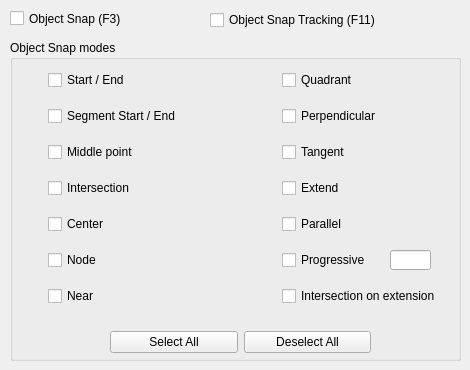
   <widget class="QWidget" name="tab_1">
    <attribute name="title">
     <string>Object Snap</string>
    </attribute>
    <widget class="QGroupBox" name="groupBox">
     <property name="geometry">
      <rect>
       <x>10</x>
       <y>40</y>
       <width>451</width>
       <height>321</height>
      </rect>
     </property>
     <property name="title">
      <string>Object Snap modes</string>
     </property>
     <widget class="QWidget" name="layoutWidget">
      <property name="geometry">
       <rect>
        <x>100</x>
        <y>290</y>
        <width>261</width>
        <height>25</height>
       </rect>
      </property>
      <layout class="QHBoxLayout" name="horizontalLayout_2">
       <item>
        <widget class="QPushButton" name="pushButton_SelectALL">
         <property name="text">
          <string>Select All</string>
         </property>
        </widget>
       </item>
       <item>
        <widget class="QPushButton" name="pushButton_DeSelectALL">
         <property name="text">
          <string>Deselect All</string>
         </property>
        </widget>
       </item>
      </layout>
     </widget>
     <widget class="QWidget" name="layoutWidget">
      <property name="geometry">
       <rect>
        <x>240</x>
        <y>20</y>
        <width>191</width>
        <height>261</height>
       </rect>
      </property>
      <layout class="QGridLayout" name="gridLayout">
       <item row="3" column="0">
        <widget class="QLabel" name="label_5">
         <property name="text">
          <string/>
         </property>
         <property name="pixmap">
          <pixmap resource="qad_dsettings.qrc">:/plugins/qad/icons/dsettings/OSNAP_EXTP.png</pixmap>
         </property>
        </widget>
       </item>
       <item row="4" column="0">
        <widget class="QLabel" name="label_13">
         <property name="text">
          <string/>
         </property>
         <property name="pixmap">
          <pixmap resource="qad_dsettings.qrc">:/plugins/qad/icons/dsettings/OSNAP_PARP.png</pixmap>
         </property>
        </widget>
       </item>
       <item row="5" column="0">
        <widget class="QLabel" name="label_14">
         <property name="text">
          <string/>
         </property>
         <property name="pixmap">
          <pixmap resource="qad_dsettings.qrc">:/plugins/qad/icons/dsettings/OSNAP_PROGP.png</pixmap>
         </property>
        </widget>
       </item>
       <item row="6" column="0">
        <widget class="QLabel" name="label_2">
         <property name="text">
          <string/>
         </property>
         <property name="pixmap">
          <pixmap resource="qad_dsettings.qrc">:/plugins/qad/icons/dsettings/OSNAP_EXTINT.png</pixmap>
         </property>
        </widget>
       </item>
       <item row="1" column="0">
        <widget class="QLabel" name="label_9">
         <property name="text">
          <string/>
         </property>
         <property name="pixmap">
          <pixmap resource="qad_dsettings.qrc">:/plugins/qad/icons/dsettings/OSNAP_PERP.png</pixmap>
         </property>
        </widget>
       </item>
       <item row="1" column="1">
        <widget class="QCheckBox" name="checkBox_PERP">
         <property name="toolTip">
          <string>&lt;!DOCTYPE HTML PUBLIC &quot;-//W3C//DTD HTML 4.0//EN&quot; &quot;http://www.w3.org/TR/REC-html40/strict.dtd&quot;&gt;
&lt;html&gt;&lt;head&gt;&lt;meta name=&quot;qrichtext&quot; content=&quot;1&quot; /&gt;&lt;style type=&quot;text/css&quot;&gt;
p, li { white-space: pre-wrap; }
&lt;/style&gt;&lt;/head&gt;&lt;body style=&quot; font-family:'MS Shell Dlg 2'; font-size:8.25pt; font-weight:400; font-style:normal;&quot;&gt;
&lt;p style=&quot; margin-top:12px; margin-bottom:12px; margin-left:0px; margin-right:0px; -qt-block-indent:0; text-indent:0px;&quot;&gt;Perpendicular OSnap: orthogonal projection of a given point on a segment.&lt;/p&gt;
&lt;p style=&quot; margin-top:12px; margin-bottom:12px; margin-left:0px; margin-right:0px; -qt-block-indent:0; text-indent:0px;&quot;&gt;&lt;img src=&quot;:/plugins/qad/icons/dsettings/OSNAP_ToolTIP_PERP.png&quot; /&gt;&lt;/p&gt;&lt;/body&gt;&lt;/html&gt;</string>
         </property>
         <property name="text">
          <string>Perpendicular</string>
         </property>
         <property name="tristate">
          <bool>false</bool>
         </property>
        </widget>
       </item>
       <item row="2" column="0">
        <widget class="QLabel" name="label_10">
         <property name="text">
          <string/>
         </property>
         <property name="pixmap">
          <pixmap resource="qad_dsettings.qrc">:/plugins/qad/icons/dsettings/OSNAP_TANP.png</pixmap>
         </property>
        </widget>
       </item>
       <item row="2" column="1">
        <widget class="QCheckBox" name="checkBox_TANP">
         <property name="toolTip">
          <string>&lt;!DOCTYPE HTML PUBLIC &quot;-//W3C//DTD HTML 4.0//EN&quot; &quot;http://www.w3.org/TR/REC-html40/strict.dtd&quot;&gt;
&lt;html&gt;&lt;head&gt;&lt;meta name=&quot;qrichtext&quot; content=&quot;1&quot; /&gt;&lt;style type=&quot;text/css&quot;&gt;
p, li { white-space: pre-wrap; }
&lt;/style&gt;&lt;/head&gt;&lt;body style=&quot; font-family:'MS Shell Dlg 2'; font-size:8.25pt; font-weight:400; font-style:normal;&quot;&gt;
&lt;p style=&quot; margin-top:12px; margin-bottom:12px; margin-left:0px; margin-right:0px; -qt-block-indent:0; text-indent:0px;&quot;&gt;tangent point on a curve of a line passing through a given point.&lt;/p&gt;
&lt;p style=&quot; margin-top:12px; margin-bottom:12px; margin-left:0px; margin-right:0px; -qt-block-indent:0; text-indent:0px;&quot;&gt;&lt;img src=&quot;:/plugins/qad/icons/dsettings/OSNAP_ToolTIP_TANP.png&quot; /&gt;&lt;/p&gt;&lt;/body&gt;&lt;/html&gt;</string>
         </property>
         <property name="text">
          <string>Tangent</string>
         </property>
         <property name="tristate">
          <bool>false</bool>
         </property>
        </widget>
       </item>
       <item row="3" column="1">
        <widget class="QCheckBox" name="checkBox_EXTP">
         <property name="toolTip">
          <string>&lt;!DOCTYPE HTML PUBLIC &quot;-//W3C//DTD HTML 4.0//EN&quot; &quot;http://www.w3.org/TR/REC-html40/strict.dtd&quot;&gt;
&lt;html&gt;&lt;head&gt;&lt;meta name=&quot;qrichtext&quot; content=&quot;1&quot; /&gt;&lt;style type=&quot;text/css&quot;&gt;
p, li { white-space: pre-wrap; }
&lt;/style&gt;&lt;/head&gt;&lt;body style=&quot; font-family:'MS Shell Dlg 2'; font-size:8.25pt; font-weight:400; font-style:normal;&quot;&gt;
&lt;p style=&quot; margin-top:12px; margin-bottom:12px; margin-left:0px; margin-right:0px; -qt-block-indent:0; text-indent:0px;&quot;&gt;Extension OSnap: point on the segment extension until the cursor position.&lt;/p&gt;
&lt;p style=&quot; margin-top:12px; margin-bottom:12px; margin-left:0px; margin-right:0px; -qt-block-indent:0; text-indent:0px;&quot;&gt;&lt;img src=&quot;:/plugins/qad/icons/dsettings/OSNAP_ToolTIP_EXTP.png&quot; /&gt;&lt;/p&gt;&lt;/body&gt;&lt;/html&gt;</string>
         </property>
         <property name="text">
          <string>Extend</string>
         </property>
         <property name="tristate">
          <bool>false</bool>
         </property>
        </widget>
       </item>
       <item row="4" column="1">
        <widget class="QCheckBox" name="checkBox_PARALP">
         <property name="toolTip">
          <string>&lt;!DOCTYPE HTML PUBLIC &quot;-//W3C//DTD HTML 4.0//EN&quot; &quot;http://www.w3.org/TR/REC-html40/strict.dtd&quot;&gt;
&lt;html&gt;&lt;head&gt;&lt;meta name=&quot;qrichtext&quot; content=&quot;1&quot; /&gt;&lt;style type=&quot;text/css&quot;&gt;
p, li { white-space: pre-wrap; }
&lt;/style&gt;&lt;/head&gt;&lt;body style=&quot; font-family:'MS Shell Dlg 2'; font-size:8.25pt; font-weight:400; font-style:normal;&quot;&gt;
&lt;p style=&quot; margin-top:12px; margin-bottom:12px; margin-left:0px; margin-right:0px; -qt-block-indent:0; text-indent:0px;&quot;&gt;&lt;span style=&quot; font-size:8pt;&quot;&gt;Parallel OSnap: point on a line, passing through a given point, parallel to a segment.&lt;/span&gt;&lt;/p&gt;
&lt;p style=&quot; margin-top:12px; margin-bottom:12px; margin-left:0px; margin-right:0px; -qt-block-indent:0; text-indent:0px;&quot;&gt;&lt;img src=&quot;:/plugins/qad/icons/dsettings/OSNAP_ToolTIP_PARLP.png&quot; /&gt;&lt;/p&gt;&lt;/body&gt;&lt;/html&gt;</string>
         </property>
         <property name="text">
          <string>Parallel</string>
         </property>
         <property name="tristate">
          <bool>false</bool>
         </property>
        </widget>
       </item>
       <item row="5" column="1">
        <widget class="QCheckBox" name="checkBox_PROGRESP">
         <property name="toolTip">
          <string>&lt;!DOCTYPE HTML PUBLIC &quot;-//W3C//DTD HTML 4.0//EN&quot; &quot;http://www.w3.org/TR/REC-html40/strict.dtd&quot;&gt;
&lt;html&gt;&lt;head&gt;&lt;meta name=&quot;qrichtext&quot; content=&quot;1&quot; /&gt;&lt;style type=&quot;text/css&quot;&gt;
p, li { white-space: pre-wrap; }
&lt;/style&gt;&lt;/head&gt;&lt;body style=&quot; font-family:'MS Shell Dlg 2'; font-size:8.25pt; font-weight:400; font-style:normal;&quot;&gt;
&lt;p style=&quot; margin-top:12px; margin-bottom:12px; margin-left:0px; margin-right:0px; -qt-block-indent:0; text-indent:0px;&quot;&gt;&lt;span style=&quot; font-size:8pt;&quot;&gt;Progressive OSnap: point at a given distance along a geometry line: from a vertex we can set a point at a distance measured along the geometry line.&lt;/span&gt;&lt;/p&gt;
&lt;p style=&quot; margin-top:12px; margin-bottom:12px; margin-left:0px; margin-right:0px; -qt-block-indent:0; text-indent:0px;&quot;&gt;&lt;img src=&quot;:/plugins/qad/icons/dsettings/OSNAP_ToolTIP_PROGRESP.png&quot; /&gt;&lt;/p&gt;&lt;/body&gt;&lt;/html&gt;</string>
         </property>
         <property name="text">
          <string>Progressive</string>
         </property>
         <property name="tristate">
          <bool>false</bool>
         </property>
        </widget>
       </item>
       <item row="6" column="1">
        <widget class="QCheckBox" name="checkBox_EXT_INT">
         <property name="toolTip">
          <string>&lt;!DOCTYPE HTML PUBLIC &quot;-//W3C//DTD HTML 4.0//EN&quot; &quot;http://www.w3.org/TR/REC-html40/strict.dtd&quot;&gt;
&lt;html&gt;&lt;head&gt;&lt;meta name=&quot;qrichtext&quot; content=&quot;1&quot; /&gt;&lt;style type=&quot;text/css&quot;&gt;
p, li { white-space: pre-wrap; }
&lt;/style&gt;&lt;/head&gt;&lt;body style=&quot; font-family:'MS Shell Dlg 2'; font-size:8.25pt; font-weight:400; font-style:normal;&quot;&gt;
&lt;p style=&quot; margin-top:12px; margin-bottom:12px; margin-left:0px; margin-right:0px; -qt-block-indent:0; text-indent:0px;&quot;&gt;&lt;span style=&quot; font-size:8pt;&quot;&gt;Intersection on extension OSnap: intersection point of the extensions of two segments.&lt;/span&gt;&lt;/p&gt;
&lt;p style=&quot; margin-top:12px; margin-bottom:12px; margin-left:0px; margin-right:0px; -qt-block-indent:0; text-indent:0px;&quot;&gt;&lt;img src=&quot;:/plugins/qad/icons/dsettings/OSNAP_ToolTIP_EXTINT.png&quot; /&gt;&lt;/p&gt;&lt;/body&gt;&lt;/html&gt;</string>
         </property>
         <property name="text">
          <string>Intersection on extension</string>
         </property>
        </widget>
       </item>
       <item row="0" column="1">
        <widget class="QCheckBox" name="checkBox_QUADP">
         <property name="toolTip">
          <string>&lt;!DOCTYPE HTML PUBLIC &quot;-//W3C//DTD HTML 4.0//EN&quot; &quot;http://www.w3.org/TR/REC-html40/strict.dtd&quot;&gt;
&lt;html&gt;&lt;head&gt;&lt;meta name=&quot;qrichtext&quot; content=&quot;1&quot; /&gt;&lt;style type=&quot;text/css&quot;&gt;
p, li { white-space: pre-wrap; }
&lt;/style&gt;&lt;/head&gt;&lt;body style=&quot; font-family:'MS Shell Dlg 2'; font-size:8.25pt; font-weight:400; font-style:normal;&quot;&gt;
&lt;p style=&quot; margin-top:12px; margin-bottom:12px; margin-left:0px; margin-right:0px; -qt-block-indent:0; text-indent:0px;&quot;&gt;Quadrant OSnap: intersections of the cartesian axis with a circumference of a circle or an arc.&lt;/p&gt;
&lt;p style=&quot; margin-top:12px; margin-bottom:12px; margin-left:0px; margin-right:0px; -qt-block-indent:0; text-indent:0px;&quot;&gt;&lt;img src=&quot;:/plugins/qad/icons/dsettings/OSNAP_ToolTIP_QUADP.png&quot; /&gt;&lt;/p&gt;&lt;/body&gt;&lt;/html&gt;</string>
         </property>
         <property name="text">
          <string>Quadrant</string>
         </property>
         <property name="tristate">
          <bool>false</bool>
         </property>
        </widget>
       </item>
       <item row="0" column="0">
        <widget class="QLabel" name="label_3">
         <property name="text">
          <string/>
         </property>
         <property name="pixmap">
          <pixmap resource="qad_dsettings.qrc">:/plugins/qad/icons/dsettings/OSNAP_QUADP.png</pixmap>
         </property>
        </widget>
       </item>
      </layout>
     </widget>
     <widget class="QLineEdit" name="lineEdit_ProgrDistance">
      <property name="geometry">
       <rect>
        <x>380</x>
        <y>210</y>
        <width>41</width>
        <height>20</height>
       </rect>
      </property>
     </widget>
     <widget class="QWidget" name="layoutWidget">
      <property name="geometry">
       <rect>
        <x>10</x>
        <y>20</y>
        <width>161</width>
        <height>261</height>
       </rect>
      </property>
      <layout class="QGridLayout" name="gridLayout_2" columnstretch="0,0">
       <property name="sizeConstraint">
        <enum>QLayout::SetMinimumSize</enum>
       </property>
       <item row="0" column="1">
        <widget class="QCheckBox" name="checkBox_END_PLINE">
         <property name="toolTip">
          <string>&lt;!DOCTYPE HTML PUBLIC &quot;-//W3C//DTD HTML 4.0//EN&quot; &quot;http://www.w3.org/TR/REC-html40/strict.dtd&quot;&gt;
&lt;html&gt;&lt;head&gt;&lt;meta name=&quot;qrichtext&quot; content=&quot;1&quot; /&gt;&lt;style type=&quot;text/css&quot;&gt;
p, li { white-space: pre-wrap; }
&lt;/style&gt;&lt;/head&gt;&lt;body style=&quot; font-family:'MS Shell Dlg 2'; font-size:8.25pt; font-weight:400; font-style:normal;&quot;&gt;
&lt;p style=&quot; margin-top:12px; margin-bottom:12px; margin-left:0px; margin-right:0px; -qt-block-indent:0; text-indent:0px;&quot;&gt;&lt;span style=&quot; font-size:8pt;&quot;&gt;Start / End OSnap: starting and ending vertices of a linear geometry.&lt;/span&gt;&lt;/p&gt;
&lt;p style=&quot; margin-top:12px; margin-bottom:12px; margin-left:0px; margin-right:0px; -qt-block-indent:0; text-indent:0px;&quot;&gt;&lt;img src=&quot;:/plugins/qad/icons/dsettings/OSNAP_ToolTIP_END_PLINE.png&quot; /&gt;&lt;/p&gt;&lt;/body&gt;&lt;/html&gt;</string>
         </property>
         <property name="text">
          <string>Start / End</string>
         </property>
        </widget>
       </item>
       <item row="1" column="0">
        <widget class="QLabel" name="label_ENDP">
         <property name="text">
          <string/>
         </property>
         <property name="pixmap">
          <pixmap resource="qad_dsettings.qrc">:/plugins/qad/icons/dsettings/OSNAP_ENDP.png</pixmap>
         </property>
        </widget>
       </item>
       <item row="1" column="1">
        <widget class="QCheckBox" name="checkBox_ENDP">
         <property name="toolTip">
          <string comment="aa" extracomment="aa">&lt;!DOCTYPE HTML PUBLIC &quot;-//W3C//DTD HTML 4.0//EN&quot; &quot;http://www.w3.org/TR/REC-html40/strict.dtd&quot;&gt;
&lt;html&gt;&lt;head&gt;&lt;meta name=&quot;qrichtext&quot; content=&quot;1&quot; /&gt;&lt;style type=&quot;text/css&quot;&gt;
p, li { white-space: pre-wrap; }
&lt;/style&gt;&lt;/head&gt;&lt;body style=&quot; font-family:'MS Shell Dlg 2'; font-size:8.25pt; font-weight:400; font-style:normal;&quot;&gt;
&lt;p style=&quot; margin-top:12px; margin-bottom:12px; margin-left:0px; margin-right:0px; -qt-block-indent:0; text-indent:0px;&quot;&gt;Start / End segment OSnap: starting and ending vertices of each segment of a geometry.&lt;/p&gt;
&lt;p style=&quot; margin-top:12px; margin-bottom:12px; margin-left:0px; margin-right:0px; -qt-block-indent:0; text-indent:0px;&quot;&gt;&lt;img src=&quot;:/plugins/qad/icons/dsettings/OSNAP_ToolTIP_ENDP.png&quot; /&gt;&lt;/p&gt;&lt;/body&gt;&lt;/html&gt;</string>
         </property>
         <property name="text">
          <string>Segment Start / End</string>
         </property>
         <property name="tristate">
          <bool>false</bool>
         </property>
        </widget>
       </item>
       <item row="2" column="0">
        <widget class="QLabel" name="label_MIDP">
         <property name="text">
          <string/>
         </property>
         <property name="pixmap">
          <pixmap resource="qad_dsettings.qrc">:/plugins/qad/icons/dsettings/OSNAP_MEDP.png</pixmap>
         </property>
        </widget>
       </item>
       <item row="2" column="1">
        <widget class="QCheckBox" name="checkBox_MIDP">
         <property name="toolTip">
          <string>&lt;!DOCTYPE HTML PUBLIC &quot;-//W3C//DTD HTML 4.0//EN&quot; &quot;http://www.w3.org/TR/REC-html40/strict.dtd&quot;&gt;
&lt;html&gt;&lt;head&gt;&lt;meta name=&quot;qrichtext&quot; content=&quot;1&quot; /&gt;&lt;style type=&quot;text/css&quot;&gt;
p, li { white-space: pre-wrap; }
&lt;/style&gt;&lt;/head&gt;&lt;body style=&quot; font-family:'MS Shell Dlg 2'; font-size:8.25pt; font-weight:400; font-style:normal;&quot;&gt;
&lt;p style=&quot; margin-top:12px; margin-bottom:12px; margin-left:0px; margin-right:0px; -qt-block-indent:0; text-indent:0px;&quot;&gt;Middle point OSnap: middle point of each segment of a geometry.&lt;/p&gt;
&lt;p style=&quot; margin-top:12px; margin-bottom:12px; margin-left:0px; margin-right:0px; -qt-block-indent:0; text-indent:0px;&quot;&gt;&lt;img src=&quot;:/plugins/qad/icons/dsettings/OSNAP_ToolTIP_MIDP.png&quot; /&gt;&lt;/p&gt;&lt;/body&gt;&lt;/html&gt;</string>
         </property>
         <property name="text">
          <string>Middle point</string>
         </property>
         <property name="tristate">
          <bool>false</bool>
         </property>
        </widget>
       </item>
       <item row="3" column="0">
        <widget class="QLabel" name="label_4">
         <property name="text">
          <string/>
         </property>
         <property name="pixmap">
          <pixmap resource="qad_dsettings.qrc">:/plugins/qad/icons/dsettings/OSNAP_INTP.png</pixmap>
         </property>
        </widget>
       </item>
       <item row="3" column="1">
        <widget class="QCheckBox" name="checkBox_INTP">
         <property name="toolTip">
          <string>&lt;!DOCTYPE HTML PUBLIC &quot;-//W3C//DTD HTML 4.0//EN&quot; &quot;http://www.w3.org/TR/REC-html40/strict.dtd&quot;&gt;
&lt;html&gt;&lt;head&gt;&lt;meta name=&quot;qrichtext&quot; content=&quot;1&quot; /&gt;&lt;style type=&quot;text/css&quot;&gt;
p, li { white-space: pre-wrap; }
&lt;/style&gt;&lt;/head&gt;&lt;body style=&quot; font-family:'MS Shell Dlg 2'; font-size:8.25pt; font-weight:400; font-style:normal;&quot;&gt;
&lt;p style=&quot; margin-top:12px; margin-bottom:12px; margin-left:0px; margin-right:0px; -qt-block-indent:0; text-indent:0px;&quot;&gt;Intersection OSnap: intersection between two segments.&lt;/p&gt;
&lt;p style=&quot; margin-top:12px; margin-bottom:12px; margin-left:0px; margin-right:0px; -qt-block-indent:0; text-indent:0px;&quot;&gt;&lt;img src=&quot;:/plugins/qad/icons/dsettings/OSNAP_ToolTIP_INTP.png&quot; /&gt;&lt;/p&gt;&lt;/body&gt;&lt;/html&gt;</string>
         </property>
         <property name="text">
          <string>Intersection</string>
         </property>
         <property name="tristate">
          <bool>false</bool>
         </property>
        </widget>
       </item>
       <item row="4" column="0">
        <widget class="QLabel" name="label_6">
         <property name="text">
          <string/>
         </property>
         <property name="pixmap">
          <pixmap resource="qad_dsettings.qrc">:/plugins/qad/icons/dsettings/OSNAP_CENP.png</pixmap>
         </property>
        </widget>
       </item>
       <item row="4" column="1">
        <widget class="QCheckBox" name="checkBox_CENP">
         <property name="toolTip">
          <string>&lt;!DOCTYPE HTML PUBLIC &quot;-//W3C//DTD HTML 4.0//EN&quot; &quot;http://www.w3.org/TR/REC-html40/strict.dtd&quot;&gt;
&lt;html&gt;&lt;head&gt;&lt;meta name=&quot;qrichtext&quot; content=&quot;1&quot; /&gt;&lt;style type=&quot;text/css&quot;&gt;
p, li { white-space: pre-wrap; }
&lt;/style&gt;&lt;/head&gt;&lt;body style=&quot; font-family:'MS Shell Dlg 2'; font-size:8.25pt; font-weight:400; font-style:normal;&quot;&gt;
&lt;p style=&quot; margin-top:12px; margin-bottom:12px; margin-left:0px; margin-right:0px; -qt-block-indent:0; text-indent:0px;&quot;&gt;Center OSnap: center of a circle or arc or centroid of an areal geometry.&lt;/p&gt;
&lt;p style=&quot; margin-top:12px; margin-bottom:12px; margin-left:0px; margin-right:0px; -qt-block-indent:0; text-indent:0px;&quot;&gt;&lt;img src=&quot;:/plugins/qad/icons/dsettings/OSNAP_ToolTIP_CENP.png&quot; /&gt;&lt;/p&gt;&lt;/body&gt;&lt;/html&gt;</string>
         </property>
         <property name="text">
          <string>Center</string>
         </property>
         <property name="tristate">
          <bool>false</bool>
         </property>
        </widget>
       </item>
       <item row="5" column="0">
        <widget class="QLabel" name="label_7">
         <property name="text">
          <string/>
         </property>
         <property name="pixmap">
          <pixmap resource="qad_dsettings.qrc">:/plugins/qad/icons/dsettings/OSNAP_NODP.png</pixmap>
         </property>
         <property name="scaledContents">
          <bool>false</bool>
         </property>
        </widget>
       </item>
       <item row="5" column="1">
        <widget class="QCheckBox" name="checkBox_NODP">
         <property name="toolTip">
          <string>&lt;!DOCTYPE HTML PUBLIC &quot;-//W3C//DTD HTML 4.0//EN&quot; &quot;http://www.w3.org/TR/REC-html40/strict.dtd&quot;&gt;
&lt;html&gt;&lt;head&gt;&lt;meta name=&quot;qrichtext&quot; content=&quot;1&quot; /&gt;&lt;style type=&quot;text/css&quot;&gt;
p, li { white-space: pre-wrap; }
&lt;/style&gt;&lt;/head&gt;&lt;body style=&quot; font-family:'MS Shell Dlg 2'; font-size:8.25pt; font-weight:400; font-style:normal;&quot;&gt;
&lt;p style=&quot; margin-top:12px; margin-bottom:12px; margin-left:0px; margin-right:0px; -qt-block-indent:0; text-indent:0px;&quot;&gt;Node OSnap: coordinate of a punctual geometry.&lt;/p&gt;
&lt;p style=&quot; margin-top:12px; margin-bottom:12px; margin-left:0px; margin-right:0px; -qt-block-indent:0; text-indent:0px;&quot;&gt;&lt;img src=&quot;:/plugins/qad/icons/dsettings/OSNAP_ToolTIP_NODP.png&quot; /&gt;&lt;/p&gt;&lt;/body&gt;&lt;/html&gt;</string>
         </property>
         <property name="text">
          <string>Node</string>
         </property>
         <property name="tristate">
          <bool>false</bool>
         </property>
        </widget>
       </item>
       <item row="6" column="0">
        <widget class="QLabel" name="label_11">
         <property name="text">
          <string/>
         </property>
         <property name="pixmap">
          <pixmap resource="qad_dsettings.qrc">:/plugins/qad/icons/dsettings/OSNAP_NEARP.png</pixmap>
         </property>
        </widget>
       </item>
       <item row="6" column="1">
        <widget class="QCheckBox" name="checkBox_NEARP">
         <property name="toolTip">
          <string>&lt;!DOCTYPE HTML PUBLIC &quot;-//W3C//DTD HTML 4.0//EN&quot; &quot;http://www.w3.org/TR/REC-html40/strict.dtd&quot;&gt;
&lt;html&gt;&lt;head&gt;&lt;meta name=&quot;qrichtext&quot; content=&quot;1&quot; /&gt;&lt;style type=&quot;text/css&quot;&gt;
p, li { white-space: pre-wrap; }
&lt;/style&gt;&lt;/head&gt;&lt;body style=&quot; font-family:'MS Shell Dlg 2'; font-size:8.25pt; font-weight:400; font-style:normal;&quot;&gt;
&lt;p style=&quot; margin-top:12px; margin-bottom:12px; margin-left:0px; margin-right:0px; -qt-block-indent:0; text-indent:0px;&quot;&gt;Near OSnap: point of a segment close to the cursor position.&lt;/p&gt;
&lt;p style=&quot; margin-top:12px; margin-bottom:12px; margin-left:0px; margin-right:0px; -qt-block-indent:0; text-indent:0px;&quot;&gt;&lt;img src=&quot;:/plugins/qad/icons/dsettings/OSNAP_ToolTIP_NEARP.png&quot; /&gt;&lt;/p&gt;&lt;/body&gt;&lt;/html&gt;</string>
         </property>
         <property name="text">
          <string>Near</string>
         </property>
         <property name="tristate">
          <bool>false</bool>
         </property>
        </widget>
       </item>
       <item row="0" column="0">
        <widget class="QLabel" name="label_8">
         <property name="text">
          <string/>
         </property>
         <property name="pixmap">
          <pixmap resource="qad_dsettings.qrc">:/plugins/qad/icons/dsettings/OSNAP_ENDP.png</pixmap>
         </property>
        </widget>
       </item>
      </layout>
     </widget>
    </widget>
    <widget class="QCheckBox" name="checkBox_IsOsnapON">
     <property name="geometry">
      <rect>
       <x>10</x>
       <y>10</y>
       <width>191</width>
       <height>17</height>
      </rect>
     </property>
     <property name="toolTip">
      <string>&lt;html&gt;&lt;head/&gt;&lt;body&gt;&lt;p&gt;Turns object snap on and off. The selected object snap modes are active when the object snap is activated (system variable OSMODE).&lt;/p&gt;&lt;/body&gt;&lt;/html&gt;</string>
     </property>
     <property name="text">
      <string>Object Snap (F3)</string>
     </property>
    </widget>
    <widget class="QCheckBox" name="checkBox_ObjectSnapTracking">
     <property name="geometry">
      <rect>
       <x>210</x>
       <y>10</y>
       <width>251</width>
       <height>20</height>
      </rect>
     </property>
     <property name="toolTip">
      <string>&lt;html&gt;&lt;head/&gt;&lt;body&gt;&lt;p&gt;Turns object snap tracking on and off. Using the object snap tracking, the cursor can track along alignment paths that are based on object snap points. To use the object snap tracking, select one or more object snap (system variable AUTOSNAP).&lt;/p&gt;&lt;/body&gt;&lt;/html&gt;</string>
     </property>
     <property name="text">
      <string>Object Snap Tracking (F11)</string>
     </property>
    </widget>
   </widget>
